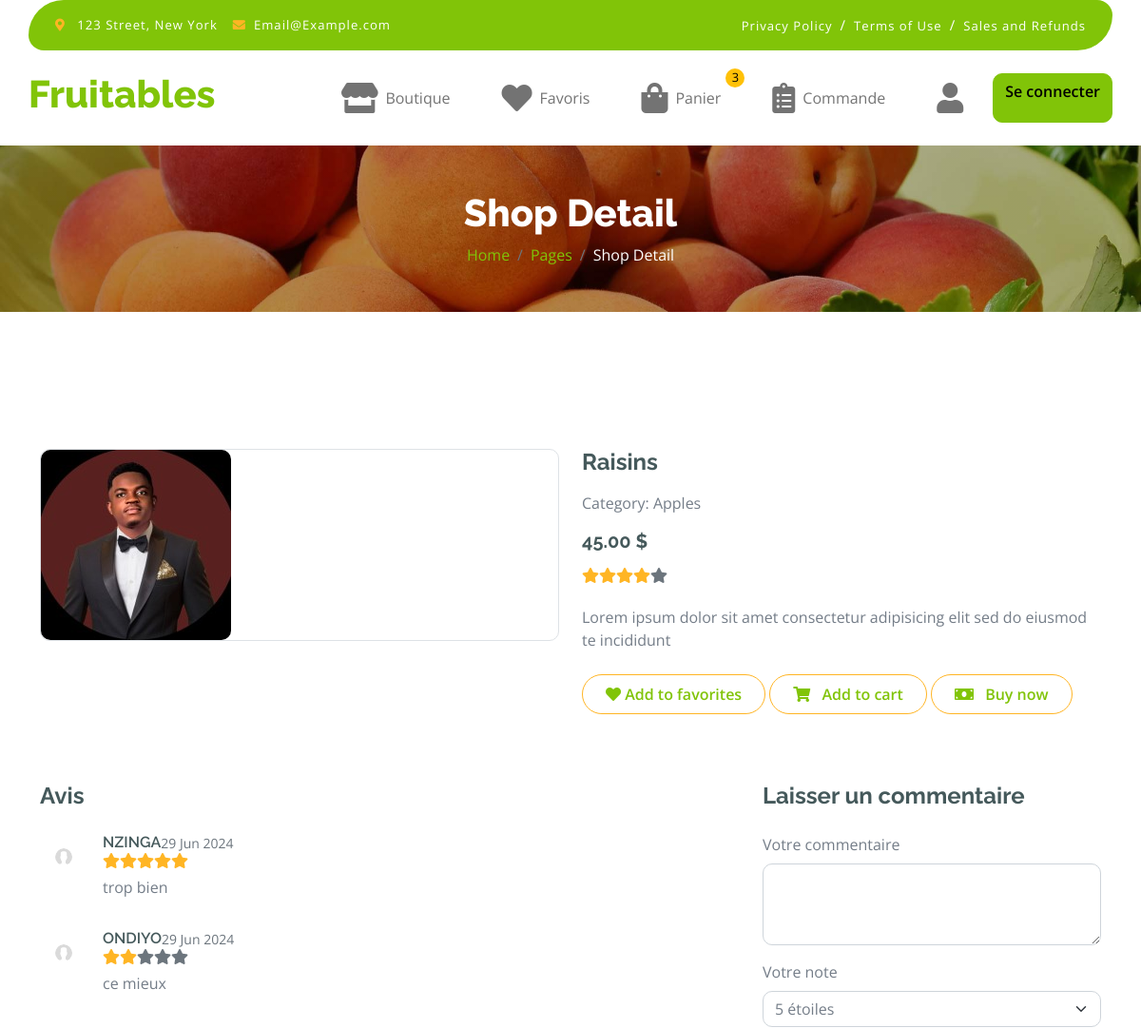
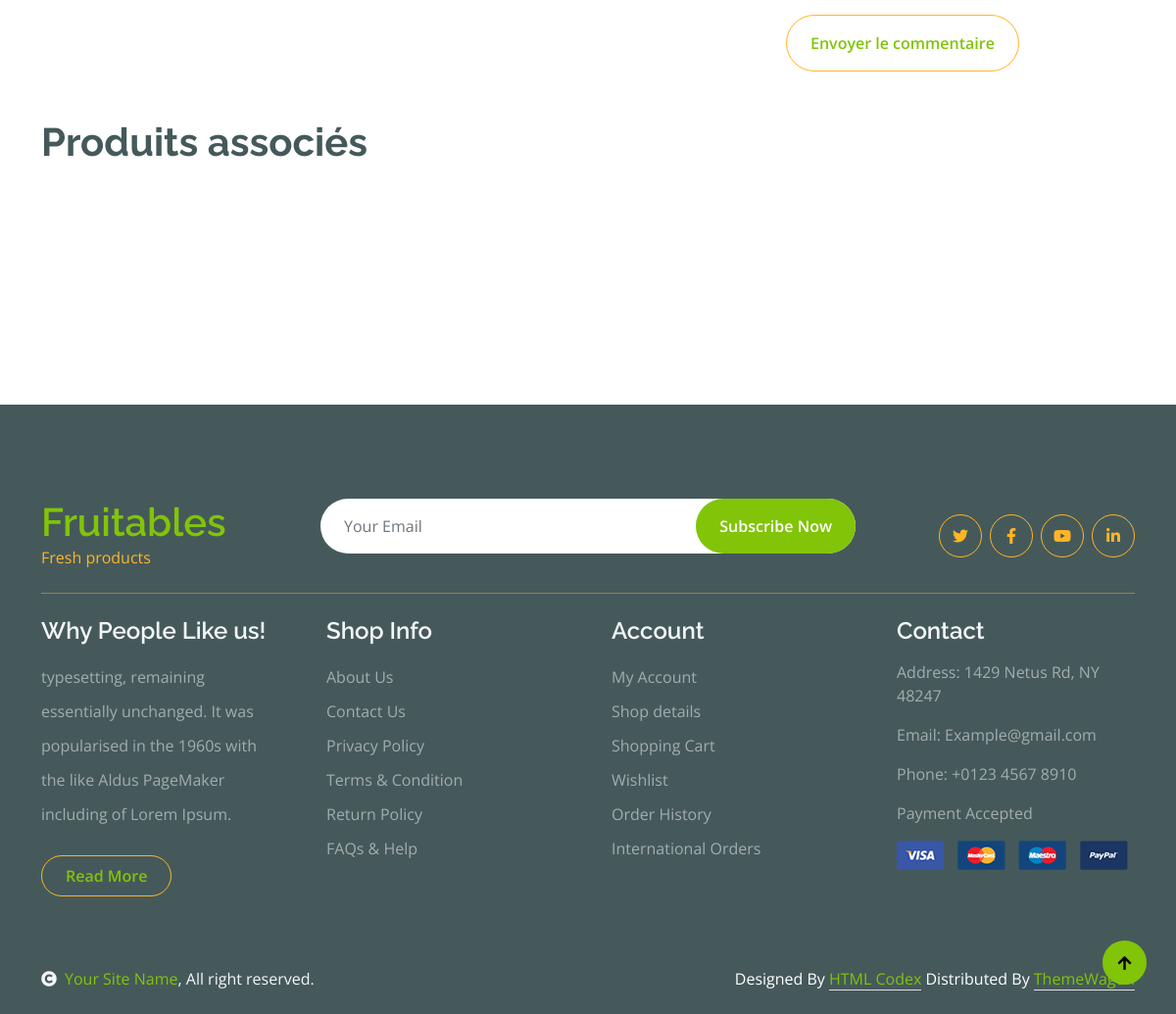
The page /shop-detail.php?id=6 on the database its author committed (2 pictures, top to bottom).
### tables this page shows
CREATE TABLE `produits` (
  `id` int(11) NOT NULL,
  `nom` varchar(255) NOT NULL,
  `description` text DEFAULT NULL,
  `prix` decimal(10,2) NOT NULL,
  `image` varchar(255) DEFAULT NULL,
  `categorie_id` int(11) DEFAULT NULL,
  `cree_le` timestamp NOT NULL DEFAULT current_timestamp()
);

CREATE TABLE `categories` (
  `id` int(11) NOT NULL,
  `nom` varchar(255) NOT NULL,
  `description` text DEFAULT NULL,
  `cree_le` timestamp NOT NULL DEFAULT current_timestamp()
);

CREATE TABLE `commentaires` (
  `id` int(11) NOT NULL,
  `produit_id` int(11) NOT NULL,
  `utilisateur_id` int(11) NOT NULL,
  `commentaire` text NOT NULL,
  `note` int(11) NOT NULL DEFAULT 0,
  `cree_le` timestamp NOT NULL DEFAULT current_timestamp()
);

CREATE TABLE `utilisateurs` (
  `id` int(11) NOT NULL,
  `nom_utilisateur` varchar(50) NOT NULL,
  `prenom` varchar(50) NOT NULL,
  `email` varchar(100) NOT NULL,
  `sexe` enum('M','F') NOT NULL,
  `adresse` varchar(255) NOT NULL,
  `jour_naissance` date NOT NULL,
  `numero_phone` varchar(20) NOT NULL,
  `mot_de_passe` varchar(255) NOT NULL,
  `cree_le` timestamp NOT NULL DEFAULT current_timestamp()
);

### shop-detail.php (the view, shortened to what this page needs)
<?php
include 'head.php';
?>
<body>
<?php include 'header.php'; ?>
<div class="container-fluid page-header py-5">
    <h1 class="text-center text-white display-6">Shop Detail</h1>
    <ol class="breadcrumb justify-content-center mb-0">
        <li class="breadcrumb-item"><a href="#">Home</a></li>
        <li class="breadcrumb-item"><a href="#">Pages</a></li>
        <li class="breadcrumb-item active text-white">Shop Detail</li>
    </ol>
</div>
<div class="container-fluid py-5 mt-5">
    <div class="container py-5">
        <?php
        if (isset($_GET['id'])) {
            $stmt = $pdo->prepare('SELECT p.*, c.nom AS categorie_nom FROM produits p JOIN categories c ON p.categorie_id = c.id WHERE p.id = :id');
            $stmt->execute(['id' => $_GET['id']]);
            $produit = $stmt->fetch(PDO::FETCH_ASSOC);
            $stmt_avg = $pdo->prepare('SELECT AVG(note) as average_rating FROM commentaires WHERE produit_id = :produit_id');
            $stmt_avg->execute(['produit_id' => $produit['id']]);
            $avg_rating = $stmt_avg->fetchColumn();
            $isFavorited = false;
            if ($produit) {
                echo '
                <div class="row g-4 mb-5">
                    <div class="col-lg-6">
                        <div class="border rounded">
                            <img src="images/' . htmlspecialchars($produit['image']) . '" class="img-fluid rounded" alt="Image">
                        </div>
                    </div>
                    <div class="col-lg-6">
                        <h4 class="fw-bold mb-3">' . htmlspecialchars($produit['nom']) . '</h4>
                        <p class="mb-3">Category: ' . htmlspecialchars($produit['categorie_nom']) . '</p>
                        <h5 class="fw-bold mb-3">' . htmlspecialchars($produit['prix']) . ' $</h5>
                        <div class="d-flex mb-4">';
                            for ($i = 1; $i <= 5; $i++) {
                                echo '<i class="fa fa-star ' . ($i <= round($avg_rating) ? 'text-secondary' : 'text-muted') . '"></i>';
                            }
                echo    '</div>
                        <p class="mb-4">' . htmlspecialchars($produit['description']) . '</p>
                        <a href="#" class="btn border border-secondary rounded-pill px-4 py-2 mb-4 text-primary favorite-icon" data-product-id="' . $produit['id'] . '">
                            <i class="fa fa-heart' . ($isFavorited ? ' favorited' : '') . '"></i> Add to favorites
                        </a>
                        <a href="add_to_cart.php?id=' . $produit['id'] . '" class="btn border border-secondary rounded-pill px-4 py-2 mb-4 text-primary">
                            <i class="fa fa-shopping-cart me-2 text-primary"></i> Add to cart
                        </a>
                        <a href="buy_now.php?id=' . $produit['id'] . '" class="btn border border-secondary rounded-pill px-4 py-2 mb-4 text-primary">
                            <i class="fa fa-money-bill me-2 text-primary"></i> Buy now
                        </a>
                    </div>
                </div>';
            } else {
                echo '<p>Produit non trouvé.</p>';
            }
        } else {
            echo '<p>Aucun produit sélectionné.</p>';
        }
        ?>
        <div class="row g-4 mb-5">
            <div class="col-lg-8">
                <h4 class="fw-bold mb-4">Avis</h4>
                <div style="max-height: 400px; overflow-y: auto;">
                <?php
                if (isset($produit)) {
                    $stmt = $pdo->prepare('SELECT c.id, c.utilisateur_id, c.commentaire, c.note, u.nom_utilisateur, c.cree_le FROM commentaires c JOIN utilisateurs u ON c.utilisateur_id = u.id WHERE c.produit_id = :produit_id ORDER BY c.cree_le DESC');
                    $stmt->execute(['produit_id' => $produit['id']]);
                    $comments = $stmt->fetchAll(PDO::FETCH_ASSOC);
                    foreach ($comments as $comment) {
                        echo '
                        <div class="d-flex mb-3">
                            <img src="img/avatar.jpg" class="img-fluid rounded-circle p-3" style="width: 50px; height: 50px;" alt="">
                            <div class="ms-3">
                                <div class="d-flex justify-content-between">
                                    <h6 class="mb-0">' . htmlspecialchars($comment['nom_utilisateur']) . '</h6>
                                    <small class="text-muted">' . date('d M Y', strtotime($comment['cree_le'])) . '</small>
                                </div>
                                <div class="d-flex mb-2">';
                        for ($i = 1; $i <= 5; $i++) {
                            echo '<i class="fa fa-star ' . ($i <= $comment['note'] ? 'text-secondary' : 'text-muted') . '"></i>';
                        }
                        echo '</div>
                                <p>' . htmlspecialchars($comment['commentaire']) . '</p>
                            </div>
                        </div>';
                    }
                }
                ?>
                </div>
            </div>
            <div class="col-lg-4">
                <form action="ajouter_commentaire.php" method="post">
                    <h4 class="mb-4 fw-bold">Laisser un commentaire</h4>
                    <div class="mb-3">
                        <label for="commentaire" class="form-label">Votre commentaire</label>
                        <textarea class="form-control" id="commentaire" name="commentaire" rows="3" required></textarea>
                    </div>
                    <div class="mb-3">
                        <label for="note" class="form-label">Votre note</label>
                        <select class="form-select" id="note" name="note" required>
                            <option value="5">5 étoiles</option>
                        </select>
                    </div>
                    <button type="submit" class="btn border border-secondary text-primary rounded-pill px-4 py-3">Envoyer le commentaire</button>
                </form>
            </div>
        </div>
        <h1 class="fw-bold mb-0">Produits associés</h1>
        <div class="vesitable">
            <div class="owl-carousel vegetable-carousel justify-content-center">
            </div>
        </div>
    </div>
</div>
<div class="container-fluid bg-dark text-white-50 footer pt-5 mt-5">
    <div class="container py-5">
        <div class="pb-4 mb-4" style="border-bottom: 1px solid rgba(226, 175, 24, 0.5) ;">
            <div class="row g-4">
                <div class="col-lg-3">
                    <a href="#">
                        <h1 class="text-primary mb-0">Fruitables</h1>
                        <p class="text-secondary mb-0">Fresh products</p>
                    </a>
                </div>
                <div class="col-lg-6">
                    <div class="position-relative mx-auto">
                        <input class="form-control border-0 w-100 py-3 px-4 rounded-pill" type="number" placeholder="Your Email">
                        <button type="submit" class="btn btn-primary border-0 border-secondary py-3 px-4 position-absolute rounded-pill text-white" style="top: 0; right: 0;">Subscribe Now</button>
                    </div>
                </div>
                <div class="col-lg-3">
                    <div class="d-flex justify-content-end pt-3">
                        <a class="btn  btn-outline-secondary me-2 btn-md-square rounded-circle" href=""><i class="fab fa-twitter"></i></a>
                        <a class="btn btn-outline-secondary me-2 btn-md-square rounded-circle" href=""><i class="fab fa-facebook-f"></i></a>
                        <a class="btn btn-outline-secondary me-2 btn-md-square rounded-circle" href=""><i class="fab fa-youtube"></i></a>
                        <a class="btn btn-outline-secondary btn-md-square rounded-circle" href=""><i class="fab fa-linkedin-in"></i></a>
                    </div>
                </div>
            </div>
        </div>
        <div class="row g-5">
            <div class="col-lg-3 col-md-6">
                <div class="footer-item">
                    <h4 class="text-light mb-3">Why People Like us!</h4>
                    <p class="mb-4">typesetting, remaining essentially unchanged. It was popularised in the 1960s with the like Aldus PageMaker including of Lorem Ipsum.</p>
                    <a href="" class="btn border-secondary py-2 px-4 rounded-pill text-primary">Read More</a>
                </div>
            </div>
            <div class="col-lg-3 col-md-6">
                <div class="d-flex flex-column text-start footer-item">
                    <h4 class="text-light mb-3">Shop Info</h4>
                    <a class="btn-link" href="">About Us</a>
                    <a class="btn-link" href="">Contact Us</a>
                    <a class="btn-link" href="">Privacy Policy</a>
                    <a class="btn-link" href="">Terms & Condition</a>
                    <a class="btn-link" href="">Return Policy</a>
                    <a class="btn-link" href="">FAQs & Help</a>
                </div>
            </div>
            <div class="col-lg-3 col-md-6">
                <div class="d-flex flex-column text-start footer-item">
                    <h4 class="text-light mb-3">Account</h4>
                    <a class="btn-link" href="">My Account</a>
                    <a class="btn-link" href="">Shop details</a>
                    <a class="btn-link" href="">Shopping Cart</a>
                    <a class="btn-link" href="">Wishlist</a>
                    <a class="btn-link" href="">Order History</a>
                    <a class="btn-link" href="">International Orders</a>
                </div>
            </div>
            <div class="col-lg-3 col-md-6">
                <div class="footer-item">
                    <h4 class="text-light mb-3">Contact</h4>
                    <p>Address: 1429 Netus Rd, NY 48247</p>
                    <p>Email: Example@gmail.com</p>
                    <p>Phone: +0123 4567 8910</p>
                    <p>Payment Accepted</p>
                    <img src="img/payment.png" class="img-fluid" alt="">
                </div>
            </div>
        </div>
    </div>
</div>
<div class="container-fluid copyright bg-dark py-4">
    <div class="container">
        <div class="row">
            <div class="col-md-6 text-center text-md-start mb-3 mb-md-0">
                <span class="text-light"><a href="#"><i class="fas fa-copyright text-light me-2"></i>Your Site Name</a>, All right reserved.</span>
            </div>
            <div class="col-md-6 my-auto text-center text-md-end text-white">
                Designed By <a class="border-bottom" href="https://htmlcodex.com">HTML Codex</a> Distributed By <a class="border-bottom" href="https://themewagon.com">ThemeWagon</a>
            </div>
        </div>
    </div>
</div>
<a href="#" class="btn btn-primary border-3 border-primary rounded-circle back-to-top"><i class="fa fa-arrow-up"></i></a>
</body>
</html>

### css/style.css (style rules this page uses)
.back-to-top { position: fixed; right: 30px; bottom: 30px; display: flex; width: 45px; height: 45px; align-items: center; justify-content: center; transition: 0.5s; z-index: 99; }
.btn { font-weight: 600; transition: .5s; }
.btn-md-square { width: 44px; height: 44px; }
.btn-square, .btn-sm-square, .btn-md-square, .btn-lg-square { padding: 0; display: flex; align-items: center; justify-content: center; font-weight: normal; }
.btn.border-secondary { transition: 0.5s; }
.page-header { position: relative; background: linear-gradient(rgba(0, 0, 0, 0.3), rgba(0, 0, 0, 0.3)), url(../img/cart-page-header-img.jpg); background-position: center center; background-repeat: no-repeat; background-size: cover; }
@media (min-width: 992px) { .hero-header, .page-header { margin-top: 152px !important; } }
.footer .footer-item .btn-link { line-height: 35px; color: rgba(255, 255, 255, .5); transition: 0.5s; }
.footer .footer-item p.mb-4 { line-height: 35px; }

### rows shown on the page
produits: image (picture), nom "Raisins", categorie.nom "Apples", prix "45.00", description "Lorem ipsum dolor sit amet consectetur adipisicing elit sed do eiusmod te incididunt"
commentaires: utilisateur.nom_utilisateur "NZINGA", cree_le "29 Jun 2024", note 5 (drawn), commentaire "trop bien"
commentaires: utilisateur.nom_utilisateur "ONDIYO", cree_le "29 Jun 2024", note 2 (drawn), commentaire "ce mieux"
